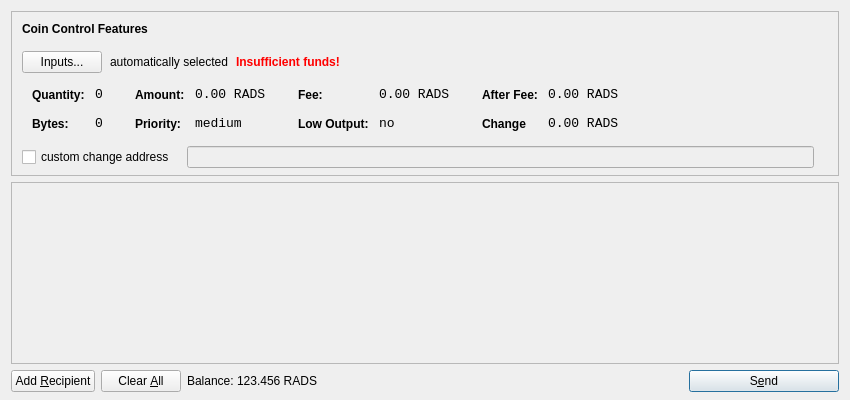
<?xml version="1.0" encoding="UTF-8"?>
<ui version="4.0">
 <class>SendCoinsDialog</class>
 <widget class="QDialog" name="SendCoinsDialog">
  <property name="geometry">
   <rect>
    <x>0</x>
    <y>0</y>
    <width>850</width>
    <height>400</height>
   </rect>
  </property>
  <property name="windowTitle">
   <string>Send Coins</string>
  </property>
  <layout class="QVBoxLayout" name="verticalLayout" stretch="0,1,0">
   <property name="bottomMargin">
    <number>8</number>
   </property>
   <item>
    <widget class="QFrame" name="frameCoinControl">
     <property name="sizePolicy">
      <sizepolicy hsizetype="Expanding" vsizetype="Expanding">
       <horstretch>0</horstretch>
       <verstretch>0</verstretch>
      </sizepolicy>
     </property>
     <property name="maximumSize">
      <size>
       <width>16777215</width>
       <height>16777215</height>
      </size>
     </property>
     <property name="frameShape">
      <enum>QFrame::StyledPanel</enum>
     </property>
     <property name="frameShadow">
      <enum>QFrame::Sunken</enum>
     </property>
     <layout class="QVBoxLayout" name="verticalLayoutCoinControl2">
      <property name="spacing">
       <number>-1</number>
      </property>
      <property name="leftMargin">
       <number>0</number>
      </property>
      <property name="topMargin">
       <number>0</number>
      </property>
      <property name="rightMargin">
       <number>0</number>
      </property>
      <property name="bottomMargin">
       <number>6</number>
      </property>
      <item>
       <layout class="QVBoxLayout" name="verticalLayoutCoinControl" stretch="0,0,0,0,1">
        <property name="spacing">
         <number>0</number>
        </property>
        <property name="leftMargin">
         <number>10</number>
        </property>
        <property name="topMargin">
         <number>10</number>
        </property>
        <item>
         <layout class="QHBoxLayout" name="horizontalLayoutCoinControl1">
          <property name="bottomMargin">
           <number>15</number>
          </property>
          <item>
           <widget class="QLabel" name="labelCoinControlFeatures">
            <property name="sizePolicy">
             <sizepolicy hsizetype="Preferred" vsizetype="Maximum">
              <horstretch>0</horstretch>
              <verstretch>0</verstretch>
             </sizepolicy>
            </property>
            <property name="font">
             <font>
              <weight>75</weight>
              <bold>true</bold>
             </font>
            </property>
            <property name="styleSheet">
             <string notr="true">font-weight:bold;</string>
            </property>
            <property name="text">
             <string>Coin Control Features</string>
            </property>
           </widget>
          </item>
         </layout>
        </item>
        <item>
         <layout class="QHBoxLayout" name="horizontalLayoutCoinControl2" stretch="0,0,0,0">
          <property name="spacing">
           <number>8</number>
          </property>
          <property name="bottomMargin">
           <number>10</number>
          </property>
          <item>
           <widget class="QPushButton" name="pushButtonCoinControl">
            <property name="styleSheet">
             <string notr="true"/>
            </property>
            <property name="text">
             <string>Inputs...</string>
            </property>
           </widget>
          </item>
          <item>
           <widget class="QLabel" name="labelCoinControlAutomaticallySelected">
            <property name="text">
             <string>automatically selected</string>
            </property>
            <property name="margin">
             <number>5</number>
            </property>
           </widget>
          </item>
          <item>
           <widget class="QLabel" name="labelCoinControlInsuffFunds">
            <property name="font">
             <font>
              <weight>75</weight>
              <bold>true</bold>
             </font>
            </property>
            <property name="styleSheet">
             <string notr="true">color:red;font-weight:bold;</string>
            </property>
            <property name="text">
             <string>Insufficient funds!</string>
            </property>
            <property name="margin">
             <number>5</number>
            </property>
           </widget>
          </item>
          <item>
           <spacer name="horizontalSpacerCoinControl">
            <property name="orientation">
             <enum>Qt::Horizontal</enum>
            </property>
            <property name="sizeHint" stdset="0">
             <size>
              <width>40</width>
              <height>1</height>
             </size>
            </property>
           </spacer>
          </item>
         </layout>
        </item>
        <item>
         <widget class="QWidget" name="widgetCoinControl" native="true">
          <property name="sizePolicy">
           <sizepolicy hsizetype="Preferred" vsizetype="Preferred">
            <horstretch>0</horstretch>
            <verstretch>0</verstretch>
           </sizepolicy>
          </property>
          <property name="minimumSize">
           <size>
            <width>0</width>
            <height>0</height>
           </size>
          </property>
          <property name="styleSheet">
           <string notr="true"/>
          </property>
          <layout class="QHBoxLayout" name="horizontalLayoutCoinControl5">
           <property name="margin">
            <number>0</number>
           </property>
           <item>
            <layout class="QHBoxLayout" name="horizontalLayoutCoinControl3" stretch="0,0,0,1">
             <property name="spacing">
              <number>20</number>
             </property>
             <property name="topMargin">
              <number>0</number>
             </property>
             <property name="bottomMargin">
              <number>10</number>
             </property>
             <item>
              <layout class="QFormLayout" name="formLayoutCoinControl1">
               <property name="horizontalSpacing">
                <number>10</number>
               </property>
               <property name="verticalSpacing">
                <number>14</number>
               </property>
               <property name="leftMargin">
                <number>10</number>
               </property>
               <property name="topMargin">
                <number>4</number>
               </property>
               <property name="rightMargin">
                <number>6</number>
               </property>
               <item row="0" column="0">
                <widget class="QLabel" name="labelCoinControlQuantityText">
                 <property name="styleSheet">
                  <string notr="true">font-weight:bold;</string>
                 </property>
                 <property name="text">
                  <string>Quantity:</string>
                 </property>
                 <property name="margin">
                  <number>0</number>
                 </property>
                </widget>
               </item>
               <item row="0" column="1">
                <widget class="QLabel" name="labelCoinControlQuantity">
                 <property name="font">
                  <font>
                   <family>Monospace</family>
                   <pointsize>10</pointsize>
                  </font>
                 </property>
                 <property name="cursor">
                  <cursorShape>IBeamCursor</cursorShape>
                 </property>
                 <property name="contextMenuPolicy">
                  <enum>Qt::ActionsContextMenu</enum>
                 </property>
                 <property name="text">
                  <string>0</string>
                 </property>
                 <property name="margin">
                  <number>0</number>
                 </property>
                 <property name="textInteractionFlags">
                  <set>Qt::LinksAccessibleByMouse|Qt::TextSelectableByKeyboard|Qt::TextSelectableByMouse</set>
                 </property>
                </widget>
               </item>
               <item row="1" column="0">
                <widget class="QLabel" name="labelCoinControlBytesText">
                 <property name="styleSheet">
                  <string notr="true">font-weight:bold;</string>
                 </property>
                 <property name="text">
                  <string>Bytes:</string>
                 </property>
                </widget>
               </item>
               <item row="1" column="1">
                <widget class="QLabel" name="labelCoinControlBytes">
                 <property name="font">
                  <font>
                   <family>Monospace</family>
                   <pointsize>10</pointsize>
                  </font>
                 </property>
                 <property name="cursor">
                  <cursorShape>IBeamCursor</cursorShape>
                 </property>
                 <property name="contextMenuPolicy">
                  <enum>Qt::ActionsContextMenu</enum>
                 </property>
                 <property name="text">
                  <string>0</string>
                 </property>
                 <property name="textInteractionFlags">
                  <set>Qt::LinksAccessibleByMouse|Qt::TextSelectableByKeyboard|Qt::TextSelectableByMouse</set>
                 </property>
                </widget>
               </item>
              </layout>
             </item>
             <item>
              <layout class="QFormLayout" name="formLayoutCoinControl2">
               <property name="horizontalSpacing">
                <number>10</number>
               </property>
               <property name="verticalSpacing">
                <number>14</number>
               </property>
               <property name="leftMargin">
                <number>6</number>
               </property>
               <property name="topMargin">
                <number>4</number>
               </property>
               <property name="rightMargin">
                <number>6</number>
               </property>
               <item row="0" column="0">
                <widget class="QLabel" name="labelCoinControlAmountText">
                 <property name="styleSheet">
                  <string notr="true">font-weight:bold;</string>
                 </property>
                 <property name="text">
                  <string>Amount:</string>
                 </property>
                 <property name="margin">
                  <number>0</number>
                 </property>
                </widget>
               </item>
               <item row="0" column="1">
                <widget class="QLabel" name="labelCoinControlAmount">
                 <property name="font">
                  <font>
                   <family>Monospace</family>
                   <pointsize>10</pointsize>
                  </font>
                 </property>
                 <property name="cursor">
                  <cursorShape>IBeamCursor</cursorShape>
                 </property>
                 <property name="contextMenuPolicy">
                  <enum>Qt::ActionsContextMenu</enum>
                 </property>
                 <property name="text">
                  <string notr="true">0.00 RADS</string>
                 </property>
                 <property name="textInteractionFlags">
                  <set>Qt::LinksAccessibleByMouse|Qt::TextSelectableByKeyboard|Qt::TextSelectableByMouse</set>
                 </property>
                </widget>
               </item>
               <item row="1" column="0">
                <widget class="QLabel" name="labelCoinControlPriorityText">
                 <property name="styleSheet">
                  <string notr="true">font-weight:bold;</string>
                 </property>
                 <property name="text">
                  <string>Priority:</string>
                 </property>
                </widget>
               </item>
               <item row="1" column="1">
                <widget class="QLabel" name="labelCoinControlPriority">
                 <property name="font">
                  <font>
                   <family>Monospace</family>
                   <pointsize>10</pointsize>
                  </font>
                 </property>
                 <property name="cursor">
                  <cursorShape>IBeamCursor</cursorShape>
                 </property>
                 <property name="contextMenuPolicy">
                  <enum>Qt::ActionsContextMenu</enum>
                 </property>
                 <property name="text">
                  <string>medium</string>
                 </property>
                 <property name="textInteractionFlags">
                  <set>Qt::LinksAccessibleByMouse|Qt::TextSelectableByKeyboard|Qt::TextSelectableByMouse</set>
                 </property>
                </widget>
               </item>
              </layout>
             </item>
             <item>
              <layout class="QFormLayout" name="formLayoutCoinControl3">
               <property name="horizontalSpacing">
                <number>10</number>
               </property>
               <property name="verticalSpacing">
                <number>14</number>
               </property>
               <property name="leftMargin">
                <number>6</number>
               </property>
               <property name="topMargin">
                <number>4</number>
               </property>
               <property name="rightMargin">
                <number>6</number>
               </property>
               <item row="0" column="0">
                <widget class="QLabel" name="labelCoinControlFeeText">
                 <property name="styleSheet">
                  <string notr="true">font-weight:bold;</string>
                 </property>
                 <property name="text">
                  <string>Fee:</string>
                 </property>
                 <property name="margin">
                  <number>0</number>
                 </property>
                </widget>
               </item>
               <item row="0" column="1">
                <widget class="QLabel" name="labelCoinControlFee">
                 <property name="font">
                  <font>
                   <family>Monospace</family>
                   <pointsize>10</pointsize>
                  </font>
                 </property>
                 <property name="cursor">
                  <cursorShape>IBeamCursor</cursorShape>
                 </property>
                 <property name="contextMenuPolicy">
                  <enum>Qt::ActionsContextMenu</enum>
                 </property>
                 <property name="text">
                  <string notr="true">0.00 RADS</string>
                 </property>
                 <property name="textInteractionFlags">
                  <set>Qt::LinksAccessibleByMouse|Qt::TextSelectableByKeyboard|Qt::TextSelectableByMouse</set>
                 </property>
                </widget>
               </item>
               <item row="1" column="0">
                <widget class="QLabel" name="labelCoinControlLowOutputText">
                 <property name="styleSheet">
                  <string notr="true">font-weight:bold;</string>
                 </property>
                 <property name="text">
                  <string>Low Output:</string>
                 </property>
                </widget>
               </item>
               <item row="1" column="1">
                <widget class="QLabel" name="labelCoinControlLowOutput">
                 <property name="font">
                  <font>
                   <family>Monospace</family>
                   <pointsize>10</pointsize>
                  </font>
                 </property>
                 <property name="cursor">
                  <cursorShape>IBeamCursor</cursorShape>
                 </property>
                 <property name="contextMenuPolicy">
                  <enum>Qt::ActionsContextMenu</enum>
                 </property>
                 <property name="text">
                  <string>no</string>
                 </property>
                 <property name="textInteractionFlags">
                  <set>Qt::LinksAccessibleByMouse|Qt::TextSelectableByKeyboard|Qt::TextSelectableByMouse</set>
                 </property>
                </widget>
               </item>
              </layout>
             </item>
             <item>
              <layout class="QFormLayout" name="formLayoutCoinControl4">
               <property name="horizontalSpacing">
                <number>10</number>
               </property>
               <property name="verticalSpacing">
                <number>14</number>
               </property>
               <property name="leftMargin">
                <number>6</number>
               </property>
               <property name="topMargin">
                <number>4</number>
               </property>
               <property name="rightMargin">
                <number>6</number>
               </property>
               <item row="0" column="0">
                <widget class="QLabel" name="labelCoinControlAfterFeeText">
                 <property name="styleSheet">
                  <string notr="true">font-weight:bold;</string>
                 </property>
                 <property name="text">
                  <string>After Fee:</string>
                 </property>
                 <property name="margin">
                  <number>0</number>
                 </property>
                </widget>
               </item>
               <item row="0" column="1">
                <widget class="QLabel" name="labelCoinControlAfterFee">
                 <property name="font">
                  <font>
                   <family>Monospace</family>
                   <pointsize>10</pointsize>
                  </font>
                 </property>
                 <property name="cursor">
                  <cursorShape>IBeamCursor</cursorShape>
                 </property>
                 <property name="contextMenuPolicy">
                  <enum>Qt::ActionsContextMenu</enum>
                 </property>
                 <property name="text">
                  <string notr="true">0.00 RADS</string>
                 </property>
                 <property name="textInteractionFlags">
                  <set>Qt::LinksAccessibleByMouse|Qt::TextSelectableByKeyboard|Qt::TextSelectableByMouse</set>
                 </property>
                </widget>
               </item>
               <item row="1" column="0">
                <widget class="QLabel" name="labelCoinControlChangeText">
                 <property name="styleSheet">
                  <string notr="true">font-weight:bold;</string>
                 </property>
                 <property name="text">
                  <string>Change</string>
                 </property>
                </widget>
               </item>
               <item row="1" column="1">
                <widget class="QLabel" name="labelCoinControlChange">
                 <property name="font">
                  <font>
                   <family>Monospace</family>
                   <pointsize>10</pointsize>
                  </font>
                 </property>
                 <property name="cursor">
                  <cursorShape>IBeamCursor</cursorShape>
                 </property>
                 <property name="contextMenuPolicy">
                  <enum>Qt::ActionsContextMenu</enum>
                 </property>
                 <property name="text">
                  <string notr="true">0.00 RADS</string>
                 </property>
                 <property name="textInteractionFlags">
                  <set>Qt::LinksAccessibleByMouse|Qt::TextSelectableByKeyboard|Qt::TextSelectableByMouse</set>
                 </property>
                </widget>
               </item>
              </layout>
             </item>
            </layout>
           </item>
          </layout>
         </widget>
        </item>
        <item>
         <layout class="QHBoxLayout" name="horizontalLayoutCoinControl4" stretch="0,0,0">
          <property name="spacing">
           <number>12</number>
          </property>
          <property name="sizeConstraint">
           <enum>QLayout::SetDefaultConstraint</enum>
          </property>
          <property name="topMargin">
           <number>5</number>
          </property>
          <property name="rightMargin">
           <number>5</number>
          </property>
          <item>
           <widget class="QCheckBox" name="checkBoxCoinControlChange">
            <property name="text">
             <string>custom change address</string>
            </property>
           </widget>
          </item>
          <item>
           <widget class="QLineEdit" name="lineEditCoinControlChange">
            <property name="enabled">
             <bool>false</bool>
            </property>
            <property name="sizePolicy">
             <sizepolicy hsizetype="Expanding" vsizetype="Fixed">
              <horstretch>0</horstretch>
              <verstretch>0</verstretch>
             </sizepolicy>
            </property>
           </widget>
          </item>
          <item>
           <widget class="QLabel" name="labelCoinControlChangeLabel">
            <property name="sizePolicy">
             <sizepolicy hsizetype="Preferred" vsizetype="Expanding">
              <horstretch>0</horstretch>
              <verstretch>0</verstretch>
             </sizepolicy>
            </property>
            <property name="minimumSize">
             <size>
              <width>0</width>
              <height>0</height>
             </size>
            </property>
            <property name="text">
             <string/>
            </property>
            <property name="margin">
             <number>3</number>
            </property>
           </widget>
          </item>
         </layout>
        </item>
        <item>
         <spacer name="verticalSpacerCoinControl">
          <property name="orientation">
           <enum>Qt::Vertical</enum>
          </property>
          <property name="sizeHint" stdset="0">
           <size>
            <width>800</width>
            <height>1</height>
           </size>
          </property>
         </spacer>
        </item>
       </layout>
      </item>
     </layout>
    </widget>
   </item>
   <item>
    <widget class="QScrollArea" name="scrollArea">
     <property name="widgetResizable">
      <bool>true</bool>
     </property>
     <widget class="QWidget" name="scrollAreaWidgetContents">
      <property name="geometry">
       <rect>
        <x>0</x>
        <y>0</y>
        <width>830</width>
        <height>165</height>
       </rect>
      </property>
      <layout class="QVBoxLayout" name="verticalLayout_2">
       <property name="margin">
        <number>0</number>
       </property>
       <item>
        <layout class="QVBoxLayout" name="entries">
         <property name="spacing">
          <number>6</number>
         </property>
        </layout>
       </item>
       <item>
        <spacer name="verticalSpacer">
         <property name="orientation">
          <enum>Qt::Vertical</enum>
         </property>
         <property name="sizeHint" stdset="0">
          <size>
           <width>20</width>
           <height>40</height>
          </size>
         </property>
        </spacer>
       </item>
      </layout>
     </widget>
    </widget>
   </item>
   <item>
    <layout class="QHBoxLayout" name="horizontalLayout">
     <item>
      <widget class="QPushButton" name="addButton">
       <property name="toolTip">
        <string>Send to multiple recipients at once</string>
       </property>
       <property name="text">
        <string>Add &amp;Recipient</string>
       </property>
       <property name="autoDefault">
        <bool>false</bool>
       </property>
      </widget>
     </item>
     <item>
      <widget class="QPushButton" name="clearButton">
       <property name="sizePolicy">
        <sizepolicy hsizetype="Minimum" vsizetype="Fixed">
         <horstretch>0</horstretch>
         <verstretch>0</verstretch>
        </sizepolicy>
       </property>
       <property name="toolTip">
        <string>Remove all transaction fields</string>
       </property>
       <property name="text">
        <string>Clear &amp;All</string>
       </property>
       <property name="autoRepeatDelay">
        <number>300</number>
       </property>
       <property name="autoDefault">
        <bool>false</bool>
       </property>
      </widget>
     </item>
     <item>
      <layout class="QHBoxLayout" name="horizontalLayout_2">
       <property name="spacing">
        <number>3</number>
       </property>
       <item>
        <widget class="QLabel" name="label">
         <property name="sizePolicy">
          <sizepolicy hsizetype="Preferred" vsizetype="Fixed">
           <horstretch>0</horstretch>
           <verstretch>0</verstretch>
          </sizepolicy>
         </property>
         <property name="text">
          <string>Balance:</string>
         </property>
        </widget>
       </item>
       <item>
        <widget class="QLabel" name="labelBalance">
         <property name="sizePolicy">
          <sizepolicy hsizetype="Preferred" vsizetype="Fixed">
           <horstretch>0</horstretch>
           <verstretch>0</verstretch>
          </sizepolicy>
         </property>
         <property name="cursor">
          <cursorShape>IBeamCursor</cursorShape>
         </property>
         <property name="text">
          <string notr="true">123.456 RADS</string>
         </property>
         <property name="textInteractionFlags">
          <set>Qt::LinksAccessibleByMouse|Qt::TextSelectableByKeyboard|Qt::TextSelectableByMouse</set>
         </property>
        </widget>
       </item>
      </layout>
     </item>
     <item>
      <spacer name="horizontalSpacer">
       <property name="orientation">
        <enum>Qt::Horizontal</enum>
       </property>
       <property name="sizeHint" stdset="0">
        <size>
         <width>40</width>
         <height>20</height>
        </size>
       </property>
      </spacer>
     </item>
     <item>
      <widget class="QPushButton" name="sendButton">
       <property name="minimumSize">
        <size>
         <width>150</width>
         <height>0</height>
        </size>
       </property>
       <property name="toolTip">
        <string>Confirm the send action</string>
       </property>
       <property name="text">
        <string>S&amp;end</string>
       </property>
       <property name="icon">
        <iconset resource="../bitcoin.qrc">
         <normaloff>:/icons/send</normaloff>:/icons/send</iconset>
       </property>
       <property name="default">
        <bool>true</bool>
       </property>
      </widget>
     </item>
    </layout>
   </item>
  </layout>
 </widget>
 <resources>
  <include location="../bitcoin.qrc"/>
 </resources>
 <connections/>
</ui>
